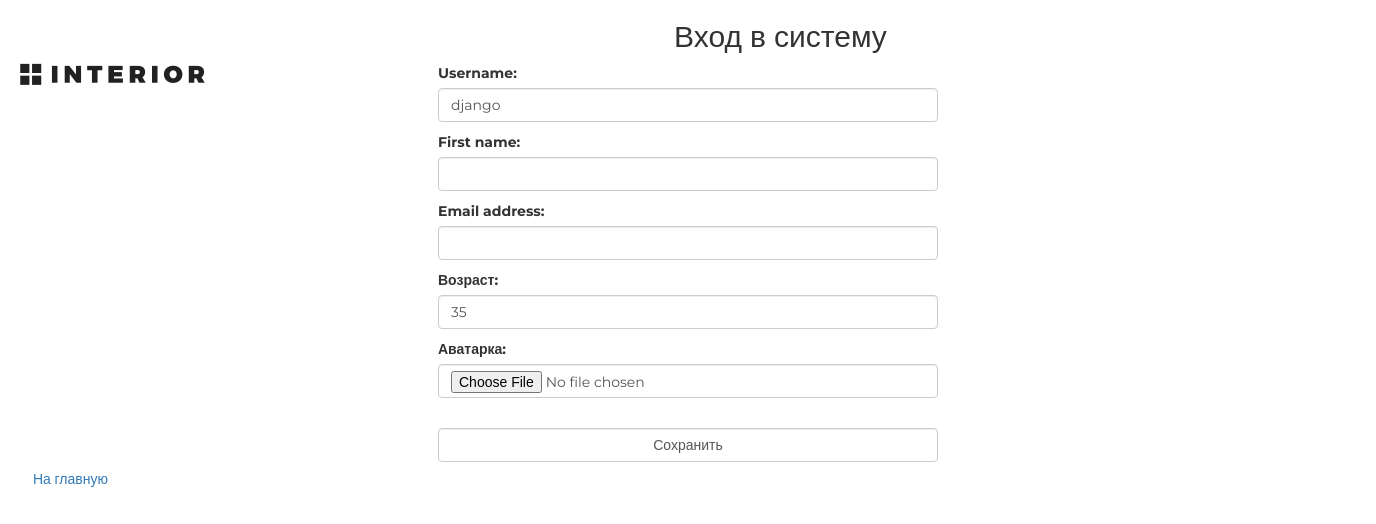
The page /auth/edit/ (signed in) on the database as committed earlier.
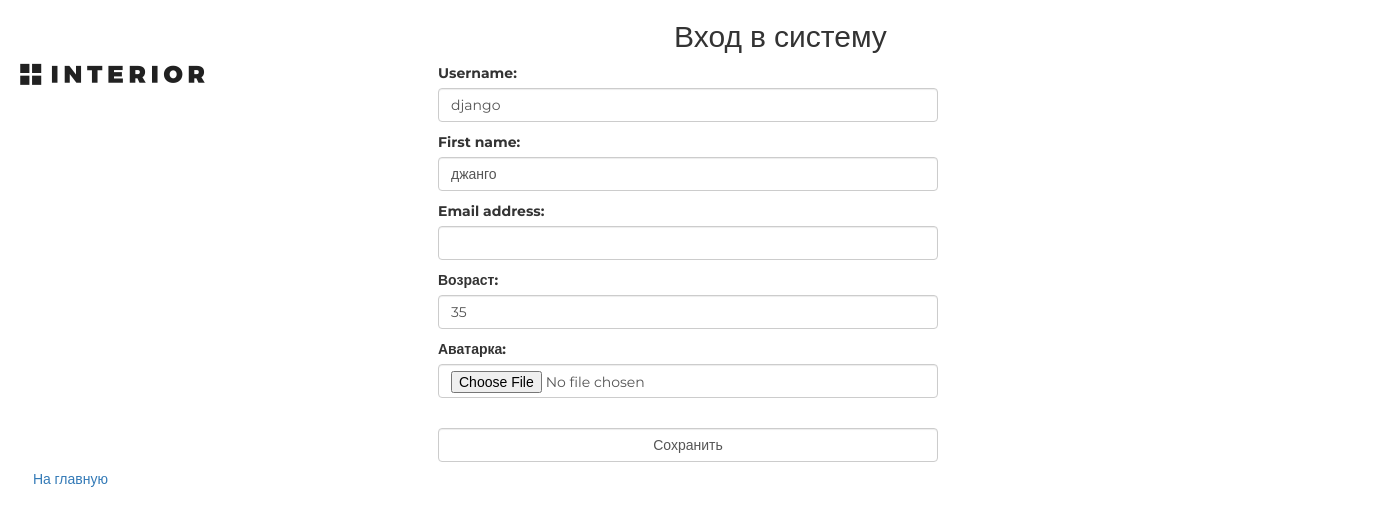
The same page on the database as committed later.
### authapp/models.py (models this page shows)
class ShopUser(AbstractUser):
    avatar = models.ImageField(upload_to='users_avatars', blank=True, verbose_name='аватарка')
    age = models.PositiveSmallIntegerField(verbose_name='возраст')

### authapp/views.py (the view)
# urls.py: path('edit/', authapp.edit, name='edit'),
def edit(request):
    title = 'редактирование'
    if request.method == "POST":
        edit_form = ShopUserEditForm(request.POST, request.FILES, instance=request.user)
        if edit_form.is_valid():
            edit_form.save()
            return HttpResponseRedirect(reverse('auth:edit'))
    else:
        edit_form = ShopUserEditForm(instance=request.user)
    content = {
        'title': title,
        'edit_form': edit_form
    }
    return render(request, 'authapp/edit.html', content)

### authapp/forms.py (shortened to what this page needs)
class ShopUserEditForm(UserChangeForm):
    class Meta:
        model = ShopUser
        fields = ('username', 'first_name', 'email', 'age', 'avatar', 'password')
    def __init__(self, *args, **kwargs):
        super(ShopUserEditForm, self).__init__(*args, **kwargs)
        for field_name, field in self.fields.items():
            field.widget.attrs['class'] = "form-control"
            field.help_text = ''
            if field_name == 'password':
                field.widget = forms.HiddenInput()

### authapp/templates/authapp/edit.html (shortened to what this page needs)
{% extends 'authapp/base.html' %}
{% block content %}
    <form class="form-horizontal" action="{% url 'auth:edit' %}" method="post" enctype="multipart/form-data">
        {{ edit_form.as_p }}
        <br>
        <input class="form-control" type="submit" value="Сохранить">
    </form>
    <a  class="btn btn-link" href="{% url 'main' %}">На главную</a>
{% endblock %}

Rows that differ between the two databases and show on the page:
changed ShopUser "django": first_name (not shown) → "джанго"
